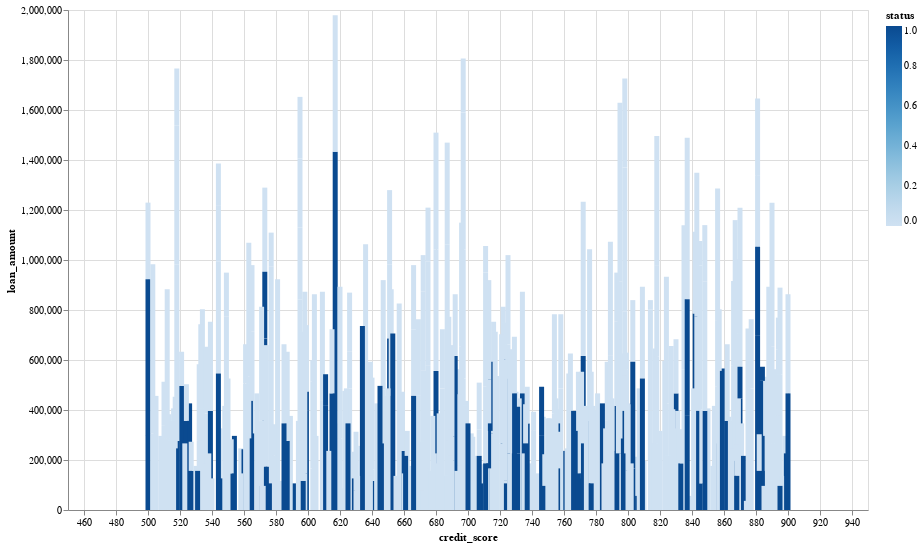

The code cell stored with this chart in its notebook:
### Code cell
loan500 = loan_sample.head(500)

selection = alt.selection_multi(fields=["status"])

alt.Chart(loan500).mark_bar().encode(
   x = "credit_score",
   y= "loan_amount",
   color="status", 
   opacity=alt.condition(selection, alt.value(1), alt.value(0.5))
).properties(
   height=500, width=800
).add_selection(
    selection
)

### Figure 1 — Vega-Lite specification as saved in the notebook (floating-point values rounded to 4 significant figures; data arrays with more than 128 entries replaced by an {"elided": "..."} marker saying what was removed)
{"config": {"view": {"continuousWidth": 400, "continuousHeight": 300}}, "data": {"name": "data-e3393f60d0a1be0ec9504f2144f0c5ca"}, "mark": "bar", "encoding": {"color": {"field": "status", "type": "quantitative"}, "opacity": {"condition": {"value": 1, "selection": "selector001"}, "value": 0.5}, "x": {"field": "credit_score", "type": "quantitative"}, "y": {"field": "loan_amount", "type": "quantitative"}}, "height": 500, "selection": {"selector001": {"type": "multi", "fields": ["status"]}}, "width": 800, "$schema": "https://vega.github.io/schema/vega-lite/v4.17.0.json", "datasets": {"data-e3393f60d0a1be0ec9504f2144f0c5ca": {"elided": "500 records"}}}
